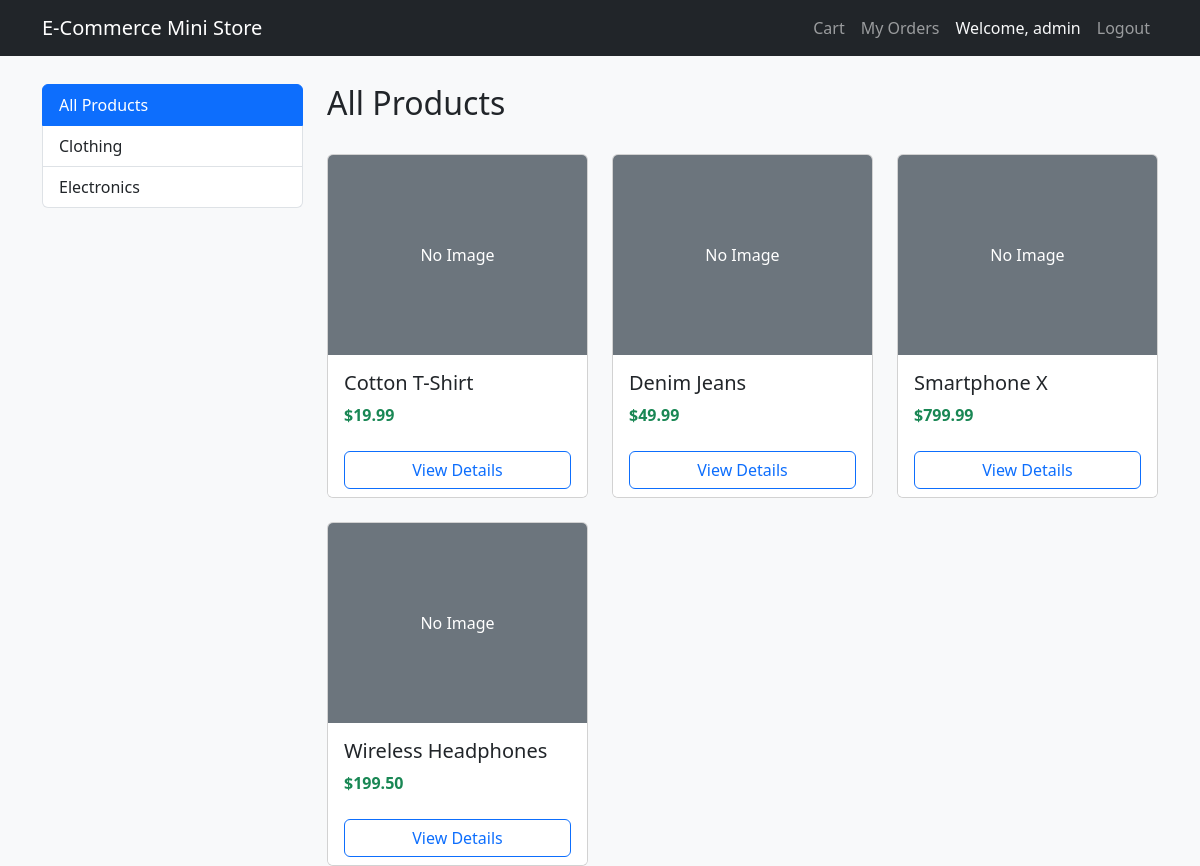
The app's page / (signed in) with its own data.
### store/models.py (models this page shows, shortened)
class Category(models.Model):
    name = models.CharField(max_length=200, db_index=True)
    slug = models.SlugField(max_length=200, unique=True)
    class Meta:
        ordering = ('name',)
        verbose_name = 'category'
        verbose_name_plural = 'categories'
    def get_absolute_url(self):
        return reverse('store:product_list_by_category', args=[self.slug])

class Product(models.Model):
    category = models.ForeignKey(Category, related_name='products', on_delete=models.CASCADE)
    name = models.CharField(max_length=200, db_index=True)
    slug = models.SlugField(max_length=200, db_index=True)
    image = models.ImageField(upload_to='products/%Y/%m/%d', blank=True)
    description = models.TextField(blank=True)
    price = models.DecimalField(max_digits=8, decimal_places=2)
    stock = models.PositiveIntegerField(default=0)
    available = models.BooleanField(default=True)
    created = models.DateTimeField(auto_now_add=True)
    updated = models.DateTimeField(auto_now=True)
    class Meta:
        ordering = ('name',)
        indexes = [
            models.Index(fields=['id', 'slug']),
        ]
    def get_absolute_url(self):
        return reverse('store:product_detail', args=[self.id, self.slug])

### store/views.py (the view)
# urls.py: path('', views.product_list, name='product_list'),
def product_list(request, category_slug=None):
    category = None
    categories = Category.objects.all()
    products = Product.objects.filter(available=True)
    if category_slug:
        category = get_object_or_404(Category, slug=category_slug)
        products = products.filter(category=category)
    return render(request, 'store/product_list.html', {
        'category': category,
        'categories': categories,
        'products': products
    })

### store/context_processors.py (called while the page is built)
def cart_count(request):
    cart = request.session.get('cart', {})
    total_items = sum(cart.values())
    return {'cart_count': total_items}

### store/templates/store/product_list.html (shortened to what this page needs)
{% extends 'store/base.html' %}
{% block content %}
<div class="row">
    <div class="col-md-3">
        <div class="list-group mb-4">
            <a href="{% url 'store:product_list' %}" class="list-group-item list-group-item-action {% if not category %}active{% endif %}">
                All Products
            </a>
            {% for c in categories %}
            <a href="{{ c.get_absolute_url }}" class="list-group-item list-group-item-action {% if category == c %}active{% endif %}">
                {{ c.name }}
            </a>
            {% endfor %}
        </div>
    </div>
    <div class="col-md-9">
        <h2>{% if category %}{{ category.name }}{% else %}All Products{% endif %}</h2>
        <div class="row row-cols-1 row-cols-md-3 g-4 mt-2">
            {% for p in products %}
            <div class="col">
                <div class="card h-100 product-card">
                    {% if p.image %}
                    <img src="{{ p.image.url }}" class="card-img-top" alt="{{ p.name }}" style="height: 200px; object-fit: cover;">
                    {% else %}
                    <div class="card-img-top bg-secondary text-white d-flex align-items-center justify-content-center" style="height: 200px;">
                        No Image
                    </div>
                    {% endif %}
                    <div class="card-body">
                        <h5 class="card-title"><a href="{{ p.get_absolute_url }}" class="text-decoration-none text-dark">{{ p.name }}</a></h5>
                        <p class="card-text text-success fw-bold">${{ p.price }}</p>
                    </div>
                    <div class="card-footer bg-white border-top-0">
                        <a href="{{ p.get_absolute_url }}" class="btn btn-outline-primary w-100">View Details</a>
                    </div>
                </div>
            </div>
            {% empty %}
            <div class="col-12">
                <p>No products available right now.</p>
            </div>
            {% endfor %}
        </div>
    </div>
</div>
{% endblock %}

### store/templates/store/base.html (shortened to what this page needs)
<!DOCTYPE html>
<html lang="en">
<head>
    <link href="https://cdn.jsdelivr.net/npm/bootstrap@5.3.0/dist/css/bootstrap.min.css" rel="stylesheet">
</head>
<body>
<nav class="navbar navbar-expand-lg navbar-dark bg-dark fixed-top">
  <div class="container">
    <a class="navbar-brand" href="{% url 'store:product_list' %}">E-Commerce Mini Store</a>
    <div class="collapse navbar-collapse" id="navbarNav">
      <ul class="navbar-nav ms-auto">
        <li class="nav-item">
          <a class="nav-link" href="{% url 'store:cart_view' %}">
            Cart
          </a>
        </li>
        {% if user.is_authenticated %}
        <li class="nav-item">
            <a class="nav-link" href="{% url 'store:my_orders' %}">My Orders</a>
        </li>
        <li class="nav-item">
            <span class="nav-link text-light">Welcome, {{ user.username }}</span>
        </li>
        <li class="nav-item">
            <form action="{% url 'store:logout' %}" method="post" class="d-inline">
                <button type="submit" class="btn btn-link nav-link">Logout</button>
            </form>
        </li>
        {% endif %}
      </ul>
    </div>
  </div>
</nav>
<div class="container mt-4">
    {% block content %}
    {% endblock %}
</div>
</body>
</html>

### store/templates/store/base.html (style rules this page uses)
body { padding-top: 60px; background-color: #f8f9fa; }
.product-card { transition: transform 0.2s; }

### records on screen
Category: name "Clothing"
Category: name "Electronics"
Product: image "No Image", name "Cotton T-Shirt", price "19.99"
Product: image "No Image", name "Denim Jeans", price "49.99"
Product: image "No Image", name "Smartphone X", price "799.99"
Product: image "No Image", name "Wireless Headphones", price "199.50"

### other values on screen
{{ user.username }} "admin"
